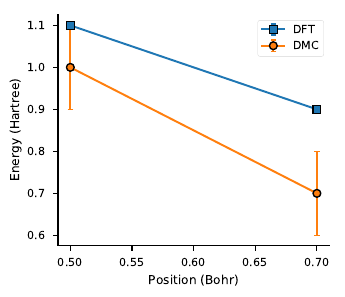

Write Python code to recreate this figure.
import matplotlib.pyplot as plt
import numpy as np
import seaborn as sns
import pandas as pd
plt.style.use('seaborn-paper')

# Grab the data from the data directory
df = pd.read_csv("../3_data/data.csv")

# How to make a marker dictionary
markers = ['s','o','^','d']
method_markers={}
for method, marker in zip(set(df['method']),markers):
    method_markers[method] = marker

# Some nice settings for error bar plots
errkws = {'mec':'k',
          'mew':1,
          'capsize':2 } 

# Make the figure size the same as the column width. You will not 
# resize the figure.
fig = plt.figure(figsize=(3.5,3))

#While Seaborn is good for quick plots, I usually just use matplotlib 
# directly for good control
for method, grp in df.groupby("method"):
    plt.errorbar('position','energy','error', data = grp, label=method, marker=method_markers[method], **errkws)
plt.xlabel("Position (Bohr)")
plt.ylabel("Energy (Hartree)")
plt.legend(loc='best')
sns.despine()
plt.savefig("fig_usefulname.pdf",bbox_inches='tight')